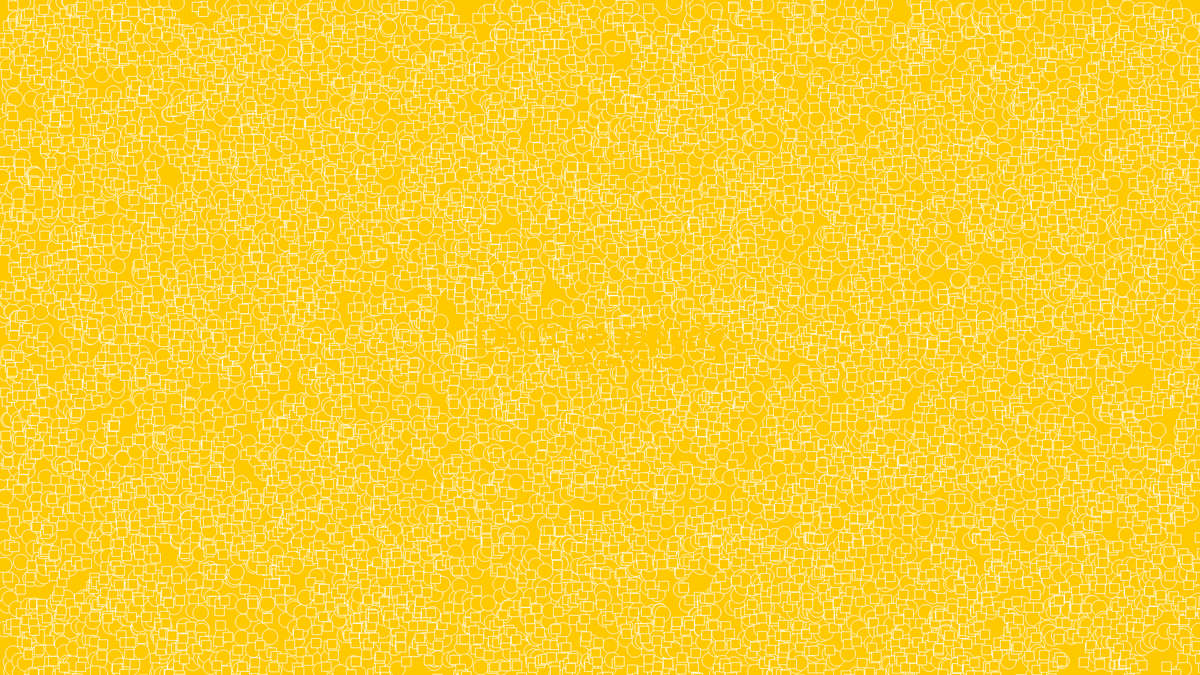
Frame 1 (no input)
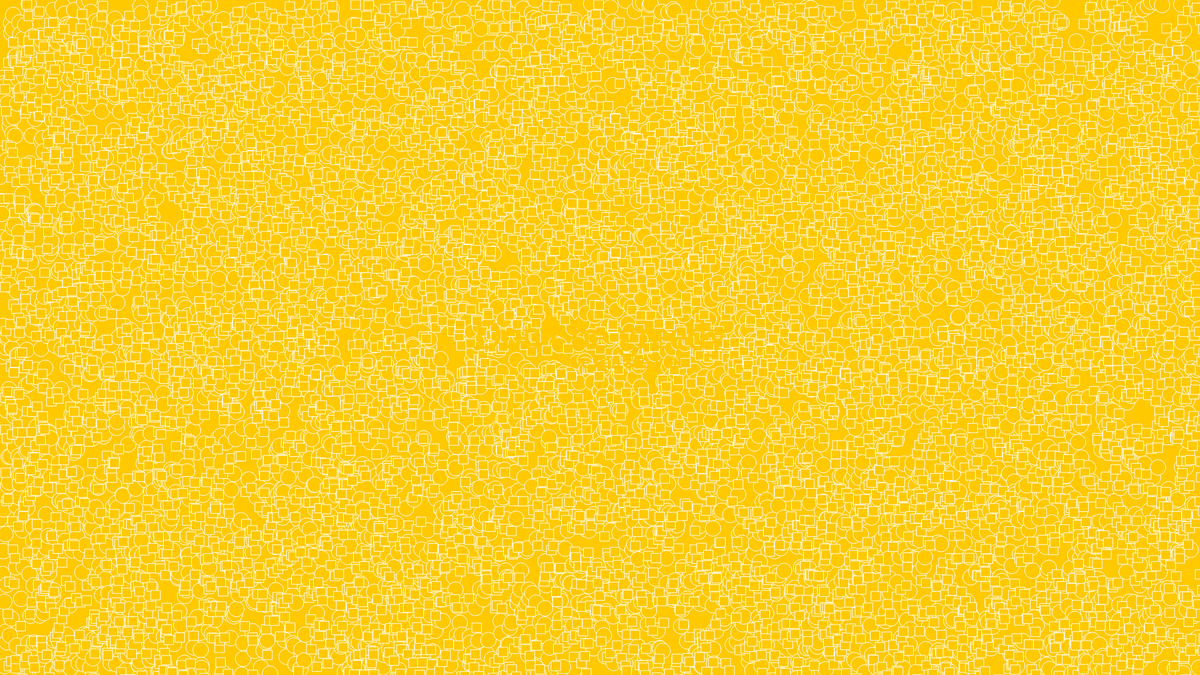
Frame 60 (no input)
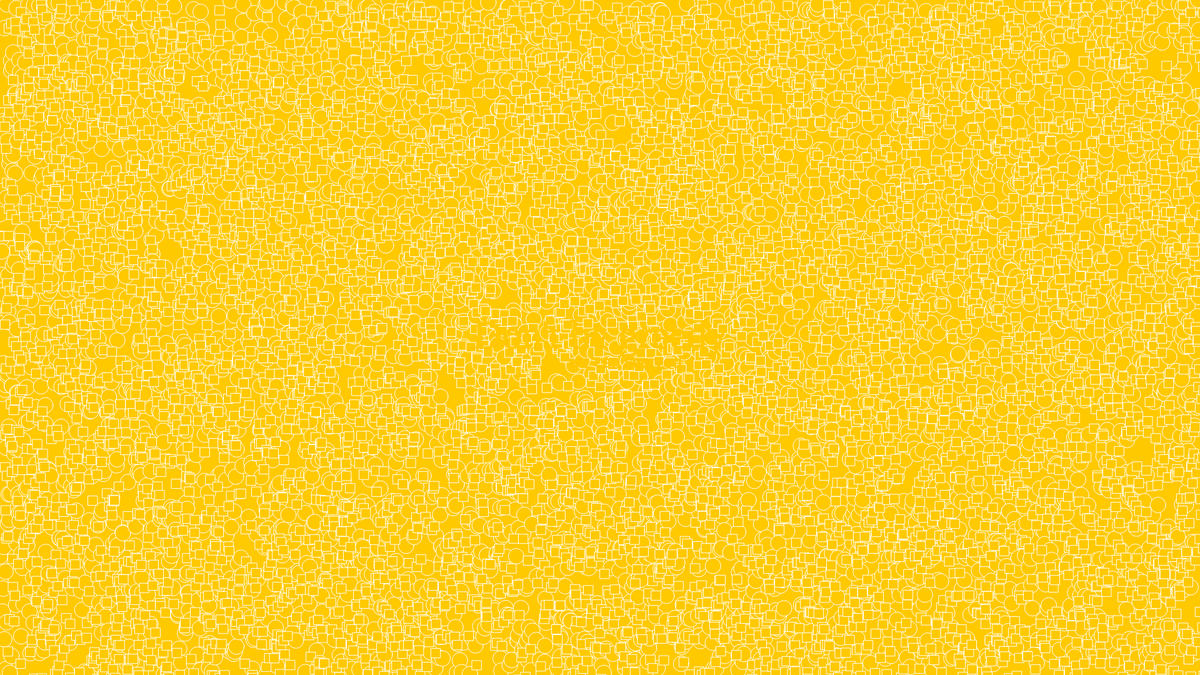
Frame 120 (the mouse pressed at the canvas centre since frame 60)

The p5.js sketch that drew these frames (run headless with seeded random() and noise() and a simulated clock; from frame 60 on, the mouse is pressed at the canvas centre):

// p5.js sketch
// ── sketch.js
let circleY = [];
let squareY = [];

function setup() {
  createCanvas(1920, 1080);
  for (let i = 0; i < 5000; i++) {
    circleY[i] = random(height);
  }
  for (let j = 0; j < 5000; j++) {
    squareY[j] = random(height);
  }
}

function draw() {
  background(255,201,0);
  stroke('white');
  fill(255,201,0);

  for (let i = 0; i < circleY.length; i++) {
    let circleX = width * i / circleY.length;
    circle(circleX, circleY[i], 25);

    circleY[i]++;
    
    if (circleY[i] > height) {
      circleY[i] = 0;
    }
  }
  for (let j = 0; j < squareY.length; j++) {
    let squareX = width * j / squareY.length;
    rect(squareX, squareY[j], 15, 15);

    squareY[j]++;
    
    if (squareY[j] > height) {
      squareY[j] = 0;
    }
  }
stroke(255,190,0);
  textSize(64);
  textAlign(CENTER, CENTER);
  textFont('Times New Roman');
  text("Don't be greedy", width/2, height/2);
  textSize(30);
  textAlign(CENTER, CENTER);
  textFont('Times New Roman');
  text("we can see you", 1000, 580);
}
